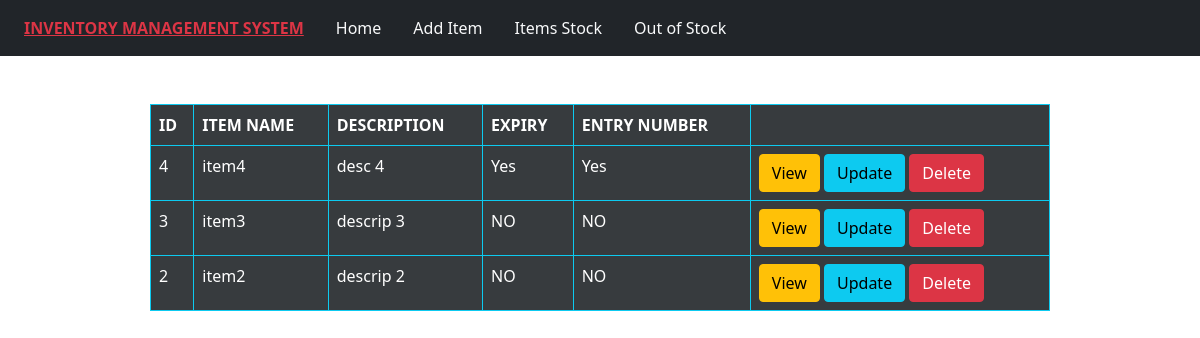
Before: / with the older database file.
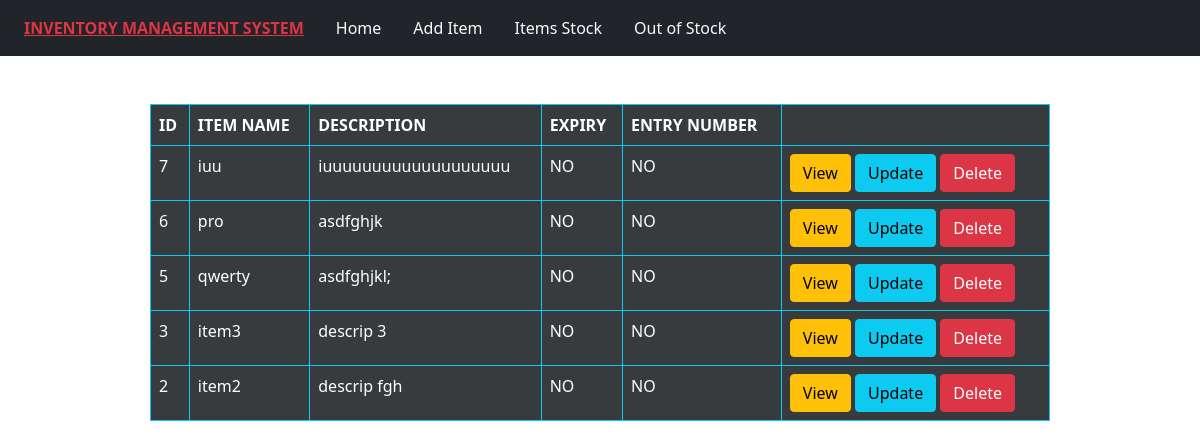
After: the same page with the newer database file.
### TestApp/models.py (models this page shows)
class ItemMaster(models.Model):
    item_name=models.CharField(max_length=50)
    description=models.TextField(max_length=300)
    has_expiry=models.BooleanField(default=False)
    has_entry_number=models.BooleanField(default=False)

### TestApp/views.py (the view)
# urls.py: 2. Add a URL to urlpatterns:  path('', Home.as_view(), name='home')
class Home(ListView):
    template_name='index.html'
    model=ItemMaster
    context_object_name="items"
    def get_queryset(self):
        return ItemMaster.objects.all().order_by('-id')

### TestApp/templates/index.html (shortened to what this page needs)
<!DOCTYPE html>
<html lang="en">
<head>
    <link href="https://cdn.jsdelivr.net/npm/bootstrap@5.0.2/dist/css/bootstrap.min.css" rel="stylesheet">
</head>
<body>
<ul class="nav bg-dark p-2">
  <li class="nav-item ">
    <a class="nav-link text-danger" aria-current="page" href="{% url 'home_page' %}"><b><u>INVENTORY MANAGEMENT SYSTEM</u></b></a>
  </li>
  <li class="nav-item">
    <a class="nav-link text-light" href="{% url 'home_page' %}">Home</a>
  </li>
  {% block nav%}
   <li class="nav-item">
    <a class="nav-link text-light" href="{% url 'home_items' %}">Add Item</a>
  </li>
  <li class="nav-item">
    <a class="nav-link text-light" href="{% url 'viewStock_item' %}">Items Stock</a>
  </li>
  <li class="nav-item">
    <a class="nav-link text-light" href="{% url 'outStock_item' %}">Out of Stock</a>
  </li>
  {% endblock %}
</ul>
{% block content %}
<div class="d-flex justify-content-center w-100">
    <table class="table table-bordered table-active table-dark mt-5 w-75  border-2 border-info">
        <thead>
            <tr>
                <th>ID</th>
                <th>ITEM NAME</th>
                <th>DESCRIPTION</th>
                <th>EXPIRY</th>
                <th>ENTRY NUMBER</th>
                <th></th>
            </tr>
        </thead>
        <tbody>
            {% for i in items %}
            <tr>
                <td>{{i.id}}</td>
                <td>{{i.item_name}}</td>
                <td>{{i.description}}</td>
                <td>
                    {% if i.has_expiry %}
                   <span>Yes</span>
                    {% else %}
                    <span>NO</span>
                    {% endif %}
                </td>
                <td>
                     {% if i.has_entry_number %}
                   <span>Yes</span>
                    {% else %}
                    <span>NO</span>
                    {% endif %}
                </td>
                <td>
                    <a href="{% url 'detail_item' i.id  %}" class="btn btn-warning">View</a>
                    <a href="{% url 'update_item' i.id  %}" class="btn btn-info">Update</a>
                    <a href="{% url 'delete_item' i.id  %}" class="btn btn-danger">Delete</a>
                </td>
            </tr>
            {% endfor %}
        </tbody>
    </table>
</div>
{% endblock %}
</body>
</html>

Changed rows visible on the page:
removed ItemMaster: id "4", item_name "item4", description "desc 4", has_expiry "Yes", has_entry_number "Yes"
added ItemMaster: id "7", item_name "iuu", description "iuuuuuuuuuuuuuuuuuuu", has_expiry "NO", has_entry_number "NO"
added ItemMaster: id "6", item_name "pro", description "asdfghjk", has_expiry "NO", has_entry_number "NO"
added ItemMaster: id "5", item_name "qwerty", description "asdfghjkl;", has_expiry "NO", has_entry_number "NO"
changed ItemMaster "item2": description "descrip 2" → "descrip fgh"
